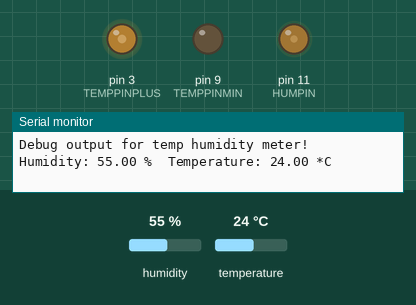
Simulated run of this sketch. Board: Arduino Uno, built with avr-gcc and run on an emulated ATmega328P. Parts: output pins drawn as LEDs (lit = HIGH), the last lines printed to the serial monitor. The inputs (shaded band) are chosen by the test bench; at power-on: humidity 55 %, temperature 24 °C.

Above: at 9.2 s.
9.3 s: humidity set to 68 %
At 12.3 s:
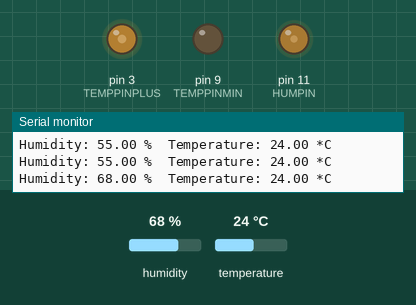
12.9 s: temperature set to 12 °C
At 14.8 s:
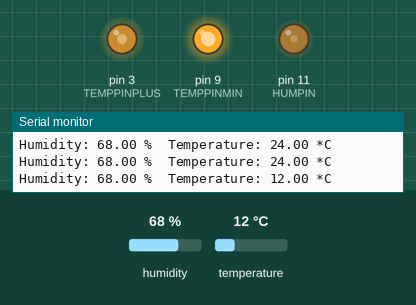
16.5 s: humidity set to 22 %
At 17.4 s:
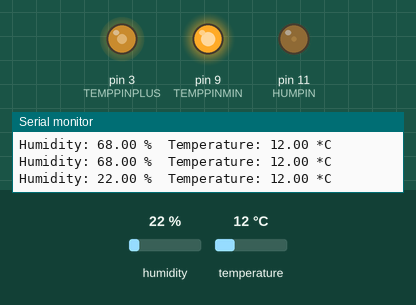
20.1 s: temperature set to 28 °C
At 23.7 s:
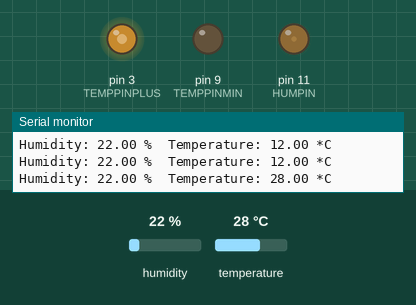
24.5 s: temperature set to 14 °C
At 27.5 s:
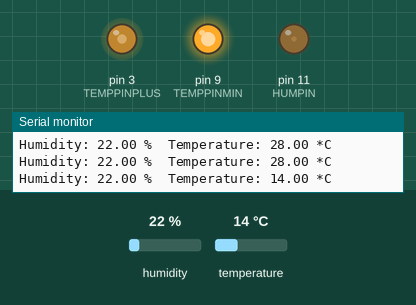
28.1 s: humidity set to 88 %
At 30.0 s:
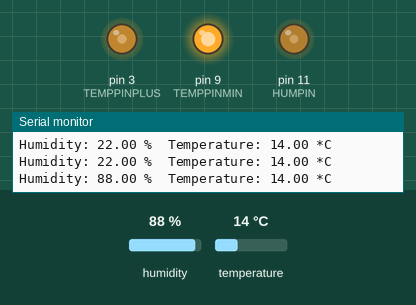
Timing chart, 0 to 31.5 s (numbered marks = the images above; inputs shaded):
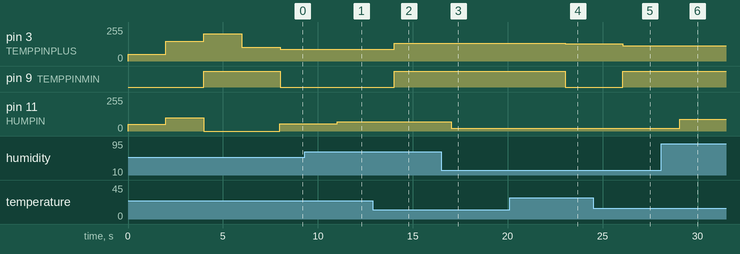

The sketch:

temphumidity.ino
```cpp
#include "DHT.h" //using https://github.com/Seeed-Studio/Grove_Temperature_And_Humidity_Sensor

#define DHTPIN 2     // what pin we're connected to
//pins for driving the meters using analogwrite. Not all pins can do this, see https://www.arduino.cc/reference/en/language/functions/analog-io/analogwrite/
#define HUMPIN 11 //d11 pin for humidity meter = OCR2A
#define TEMPPINPLUS 3 //d3 pin for temperature meter = OCR2B
#define TEMPPINMIN 9 //Pin for other side of temperature meter (needed since it goes two ways), no need for pwm on this pin

// Uncomment whatever type sensor you're using!
//#define DHTTYPE DHT11   // DHT 11
#define DHTTYPE DHT22   // DHT 22  (AM2302)
//#define DHTTYPE DHT21   // DHT 21 (AM2301)

// Connect pin 1 (on the left) of the sensor to +5V
// Connect pin 2 of the sensor to whatever your DHTPIN is
// Connect pin 4 (on the right) of the sensor to GROUND
// Connect a 10K resistor from pin 2 (data) to pin 1 (power) of the sensor
DHT dht(DHTPIN, DHTTYPE);

void setup()
{
    Serial.begin(9600); //Serial output for debugging
    Serial.println("Debug output for temp humidity meter!");
    Wire.begin(); //Start Wire for dht
    dht.begin(); //start sensor

    //start high frequency pwm with some magic register operations:
    TCCR2A = _BV(COM2A1) | _BV(COM2B1) | _BV(WGM20); //non-inverting phase correct 8bit pwm, enable a/b
    TCCR2B = _BV(CS20); //no prescaler (30khz)*/
    OCR2A = 0;

    pinMode(HUMPIN, OUTPUT); //set humidity pin as output, otherwise analogwrite won't work.
    pinMode(TEMPPINPLUS, OUTPUT); //same for temperature pin plus
    pinMode(TEMPPINMIN, OUTPUT); //same for temperature pin min

    //start up with some tuning and testing for both meters
    digitalWrite(TEMPPINMIN, LOW); //for temperatures above 15 celcius
    OCR2A = 50; //set humidity to 50 for testing & tuning
    OCR2B = 50; //set temperature to pwmval 50 = 20 degrees for testing & tuning
    delay(2000);
    OCR2A = 100; //set humidty to 100 for testing & tuning
    OCR2B = 150; //set temperature to pwmval 150 = 30 degrees for testing & tuning
    delay(2000);
    OCR2A = 0; //reset to zero
    OCR2B = 0; //reset to zero

    //continue testing with temperature meter:
    digitalWrite(TEMPPINMIN, HIGH); //for temperatures below 15 celcius
    OCR2B = 205; //set temperature to pwmval 255-50 = 10 degrees for testing & tuning
    delay(2000);
    OCR2B = 105; //set temperature to pwmval 255-150 = 0 degrees for testing & tuning
    delay(2000);
    OCR2B = 255; //reset to zero

}

void loop()
{
    float temp_hum_val[2] = {0};
    // Reading temperature or humidity takes about 250 milliseconds!
    // Sensor readings may also be up to 2 seconds 'old' (its a very slow sensor)
    if(!dht.readTempAndHumidity(temp_hum_val)){
        //write temperature to serial output
        Serial.print("Humidity: ");
        Serial.print(temp_hum_val[0]);

        OCR2A = temp_hum_val[0]; //write humidity to meter (no calculations needed here, since we created a 1 to 1 relation!)

        Serial.print(" %\t");
        Serial.print("Temperature: ");
        Serial.print(temp_hum_val[1]);
        Serial.println(" *C");

        if (temp_hum_val[1] > 30) { //we cannot display higher than 30
          temp_hum_val[1] = 30; //so set to 30 in this case
        }

        if (temp_hum_val[1] < 0) { //se cannot display lower than 30
          temp_hum_val[1] = 0; //so set to 0 in this case
        }

        if (temp_hum_val[1] >= 15) {//if temperature is higher than 15
          digitalWrite(TEMPPINMIN, LOW); //for temperatures above 15 celcius
          OCR2B = (temp_hum_val[1]-15)*10; //pwm value = 10 times the temperature minus 15
        }
        else { //for temperatures below 15
          digitalWrite(TEMPPINMIN, HIGH); //for temperatures above 15 celcius
          OCR2B = 255-(temp_hum_val[1]*10); //pwm value = 255 minus 10 times the temperature
        }
    }
    else{
       Serial.println("Failed to get temprature and humidity value.");
    }
    delay(1500); //wait a bit for the sensor and meters to settle in for the next measurement
}
```

Measured:
- after the input at 9.3 s, pin 11 (HUMPIN): 55/255 → 68/255 after 1.7 s
- after the input at 12.9 s, pin 3 (TEMPPINPLUS): 90/255 → 135/255 after 1.1 s; pin 9 (TEMPPINMIN): LOW → HIGH after 1.1 s
- after the input at 16.5 s, pin 11 (HUMPIN): 68/255 → 22/255 after 0.53 s
- after the input at 20.1 s, pin 3 (TEMPPINPLUS): 135/255 → 130/255 after 2.9 s; pin 9 (TEMPPINMIN): HIGH → LOW after 2.9 s
- after the input at 24.5 s, pin 3 (TEMPPINPLUS): 130/255 → 115/255 after 1.6 s; pin 9 (TEMPPINMIN): LOW → HIGH after 1.6 s
- after the input at 28.1 s, pin 11 (HUMPIN): 22/255 → 88/255 after 0.96 s
